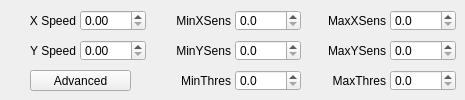
   <widget class="QWidget" name="gyro2mouse">
    <attribute name="title">
     <string>Gyro2Mouse</string>
    </attribute>
    <widget class="QLabel" name="Gyro2MouseXSpeedLabel">
     <property name="geometry">
      <rect>
       <x>5</x>
       <y>10</y>
       <width>71</width>
       <height>21</height>
      </rect>
     </property>
     <property name="text">
      <string>X Speed</string>
     </property>
     <property name="alignment">
      <set>Qt::AlignmentFlag::AlignRight|Qt::AlignmentFlag::AlignTrailing|Qt::AlignmentFlag::AlignVCenter</set>
     </property>
    </widget>
    <widget class="QLabel" name="Gyro2MouseYSpeedLabel">
     <property name="geometry">
      <rect>
       <x>5</x>
       <y>40</y>
       <width>71</width>
       <height>21</height>
      </rect>
     </property>
     <property name="text">
      <string>Y Speed</string>
     </property>
     <property name="alignment">
      <set>Qt::AlignmentFlag::AlignRight|Qt::AlignmentFlag::AlignTrailing|Qt::AlignmentFlag::AlignVCenter</set>
     </property>
    </widget>
    <widget class="QDoubleSpinBox" name="Gyro2MouseXSpeedSpinBox">
     <property name="geometry">
      <rect>
       <x>80</x>
       <y>10</y>
       <width>66</width>
       <height>21</height>
      </rect>
     </property>
    </widget>
    <widget class="QDoubleSpinBox" name="Gyro2MouseYSpeedSpinBox">
     <property name="geometry">
      <rect>
       <x>80</x>
       <y>40</y>
       <width>66</width>
       <height>21</height>
      </rect>
     </property>
    </widget>
    <widget class="QLabel" name="Gyro2MouseMinXSensLabel">
     <property name="geometry">
      <rect>
       <x>150</x>
       <y>10</y>
       <width>81</width>
       <height>21</height>
      </rect>
     </property>
     <property name="text">
      <string>MinXSens</string>
     </property>
     <property name="alignment">
      <set>Qt::AlignmentFlag::AlignRight|Qt::AlignmentFlag::AlignTrailing|Qt::AlignmentFlag::AlignVCenter</set>
     </property>
    </widget>
    <widget class="QDoubleSpinBox" name="Gyro2MouseMinXSensSpinBox">
     <property name="geometry">
      <rect>
       <x>235</x>
       <y>10</y>
       <width>66</width>
       <height>21</height>
      </rect>
     </property>
     <property name="decimals">
      <number>1</number>
     </property>
    </widget>
    <widget class="QLabel" name="Gyro2MouseMinYSensLabel">
     <property name="geometry">
      <rect>
       <x>150</x>
       <y>40</y>
       <width>81</width>
       <height>21</height>
      </rect>
     </property>
     <property name="text">
      <string>MinYSens</string>
     </property>
     <property name="alignment">
      <set>Qt::AlignmentFlag::AlignRight|Qt::AlignmentFlag::AlignTrailing|Qt::AlignmentFlag::AlignVCenter</set>
     </property>
    </widget>
    <widget class="QDoubleSpinBox" name="Gyro2MouseMinYSensSpinBox">
     <property name="geometry">
      <rect>
       <x>235</x>
       <y>40</y>
       <width>66</width>
       <height>21</height>
      </rect>
     </property>
     <property name="decimals">
      <number>1</number>
     </property>
    </widget>
    <widget class="QLabel" name="Gyro2MouseMinThresholdLabel">
     <property name="geometry">
      <rect>
       <x>150</x>
       <y>70</y>
       <width>81</width>
       <height>21</height>
      </rect>
     </property>
     <property name="text">
      <string>MinThres</string>
     </property>
     <property name="alignment">
      <set>Qt::AlignmentFlag::AlignRight|Qt::AlignmentFlag::AlignTrailing|Qt::AlignmentFlag::AlignVCenter</set>
     </property>
    </widget>
    <widget class="QDoubleSpinBox" name="Gyro2MouseMinThresholdSpinBox">
     <property name="geometry">
      <rect>
       <x>235</x>
       <y>70</y>
       <width>66</width>
       <height>21</height>
      </rect>
     </property>
     <property name="decimals">
      <number>1</number>
     </property>
    </widget>
    <widget class="QLabel" name="Gyro2MouseMaxThresholdLabel">
     <property name="geometry">
      <rect>
       <x>305</x>
       <y>70</y>
       <width>81</width>
       <height>21</height>
      </rect>
     </property>
     <property name="text">
      <string>MaxThres</string>
     </property>
     <property name="alignment">
      <set>Qt::AlignmentFlag::AlignRight|Qt::AlignmentFlag::AlignTrailing|Qt::AlignmentFlag::AlignVCenter</set>
     </property>
    </widget>
    <widget class="QDoubleSpinBox" name="Gyro2MouseMaxYSensSpinBox">
     <property name="geometry">
      <rect>
       <x>390</x>
       <y>40</y>
       <width>66</width>
       <height>21</height>
      </rect>
     </property>
     <property name="decimals">
      <number>1</number>
     </property>
    </widget>
    <widget class="QLabel" name="Gyro2MouseMaxYSensLabel">
     <property name="geometry">
      <rect>
       <x>305</x>
       <y>40</y>
       <width>81</width>
       <height>21</height>
      </rect>
     </property>
     <property name="text">
      <string>MaxYSens</string>
     </property>
     <property name="alignment">
      <set>Qt::AlignmentFlag::AlignRight|Qt::AlignmentFlag::AlignTrailing|Qt::AlignmentFlag::AlignVCenter</set>
     </property>
    </widget>
    <widget class="QDoubleSpinBox" name="Gyro2MouseMaxThresholdSpinBox">
     <property name="geometry">
      <rect>
       <x>390</x>
       <y>70</y>
       <width>66</width>
       <height>21</height>
      </rect>
     </property>
     <property name="decimals">
      <number>1</number>
     </property>
    </widget>
    <widget class="QLabel" name="Gyro2MouseMaxXSensLabel">
     <property name="geometry">
      <rect>
       <x>305</x>
       <y>10</y>
       <width>81</width>
       <height>21</height>
      </rect>
     </property>
     <property name="text">
      <string>MaxXSens</string>
     </property>
     <property name="alignment">
      <set>Qt::AlignmentFlag::AlignRight|Qt::AlignmentFlag::AlignTrailing|Qt::AlignmentFlag::AlignVCenter</set>
     </property>
    </widget>
    <widget class="QDoubleSpinBox" name="Gyro2MouseMaxXSensSpinBox">
     <property name="geometry">
      <rect>
       <x>390</x>
       <y>10</y>
       <width>66</width>
       <height>21</height>
      </rect>
     </property>
     <property name="decimals">
      <number>1</number>
     </property>
    </widget>
    <widget class="QPushButton" name="Gyro2MouseAdvancedSettingButton">
     <property name="geometry">
      <rect>
       <x>30</x>
       <y>70</y>
       <width>101</width>
       <height>21</height>
      </rect>
     </property>
     <property name="focusPolicy">
      <enum>Qt::FocusPolicy::NoFocus</enum>
     </property>
     <property name="text">
      <string>Advanced</string>
     </property>
     <property name="autoDefault">
      <bool>false</bool>
     </property>
    </widget>
   </widget>
